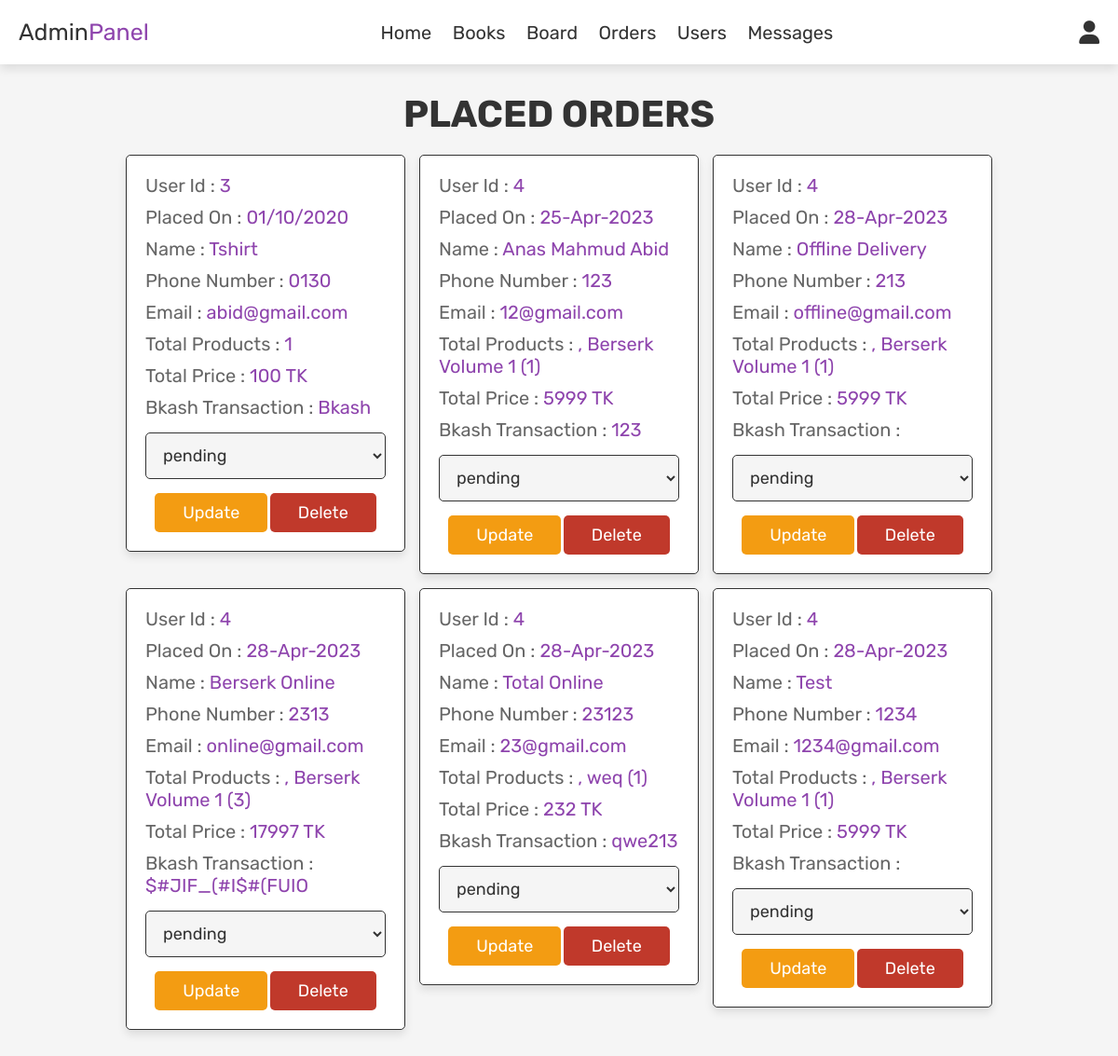
Screenshot of /admin_orders.php (signed in) with the database file from the repository.
### tables this page shows
CREATE TABLE `orders` (
  `id` int(100) NOT NULL,
  `user_id` int(100) NOT NULL,
  `name` varchar(100) NOT NULL,
  `number` varchar(100) NOT NULL,
  `email` varchar(100) NOT NULL,
  `bkash_transaction` varchar(100) DEFAULT NULL,
  `offline_address` varchar(100) DEFAULT NULL,
  `total_products` varchar(1000) NOT NULL,
  `total_price` int(255) NOT NULL,
  `placed_on` varchar(50) NOT NULL,
  `payment_status` varchar(20) NOT NULL DEFAULT 'pending',
  `payment_method` varchar(100) NOT NULL
);

### admin_orders.php (the view, shortened to what this page needs)
<?php
include 'config.php';
?>
<!DOCTYPE html>
<html lang="en">
<head>
   <link rel="stylesheet" href="https://cdnjs.cloudflare.com/ajax/libs/font-awesome/6.0.0/css/all.min.css">
   <link rel="stylesheet" href="css/admin_style.css">
</head>
<body>
<?php include 'admin_header.php'; ?>
<section class="orders">
   <h1 class="title">placed orders</h1>
   <div class="box-container">
      <?php
      $select_orders = mysqli_query($conn, "SELECT * FROM `orders`") or die('query failed');
      if(mysqli_num_rows($select_orders) > 0){
         while($fetch_orders = mysqli_fetch_assoc($select_orders)){
      ?>
      <div class="box">
         <p> User Id : <span><?php echo $fetch_orders['user_id']; ?></span> </p>
         <p> Placed On : <span><?php echo $fetch_orders['placed_on']; ?></span> </p>
         <p> Name : <span><?php echo $fetch_orders['name']; ?></span> </p>
         <p> Phone Number : <span><?php echo $fetch_orders['number']; ?></span> </p>
         <p> Email : <span><?php echo $fetch_orders['email']; ?></span> </p>
         <p> Total Products : <span><?php echo $fetch_orders['total_products']; ?></span> </p>
         <p> Total Price : <span><?php echo $fetch_orders['total_price']; ?> TK</span> </p>
         <p> Bkash Transaction : <span><?php echo $fetch_orders['bkash_transaction']; ?></span> </p>
         <form action="" method="post">
            <select name="update_payment">
               <option value="" selected disabled><?php echo $fetch_orders['payment_status']; ?></option>
            </select>
            <input type="submit" value="update" name="update_order" class="option-btn">
            <a href="admin_orders.php?delete=<?php echo $fetch_orders['id']; ?>" onclick="return confirm('delete this order?');" class="delete-btn">delete</a>
         </form>
      </div>
      <?php
         }
      }else{
         echo '<p class="empty">no orders placed yet!</p>';
      }
      ?>
   </div>
</section>
</body>
</html>

### css/admin_style.css (style rules this page uses)
:root { --purple:#8e44ad; --red:#c0392b; --orange:#f39c12; --black:#333; --white:#fff; --light-color:#666; --light-white:#ccc; --light-bg:#f5f5f5; --border:.1rem solid var(--black); --box-shadow:0 .5rem 1rem rgba(0,0,0,.1); }
* { font-family: 'Rubik', sans-serif; margin:0; padding:0; box-sizing: border-box; outline: none; border:none; text-decoration: none; transition:all .2s linear; }
html { font-size: 62.5%; overflow-x: hidden; }
body { background-color: var(--light-bg); }
section { padding:3rem 2rem; }
.title { text-align: center; margin-bottom: 2rem; text-transform: uppercase; color:var(--black); font-size: 4rem; }
.btn, .option-btn, .delete-btn, .white-btn { display: inline-block; margin-top: 1rem; padding:1rem 3rem; cursor: pointer; color:var(--white); font-size: 1.8rem; border-radius: .5rem; text-transform: capitalize; }
.option-btn { background-color: var(--orange); }
.delete-btn { background-color: var(--red); }
.orders .box-container { display: grid; grid-template-columns: repeat(auto-fit, 30rem); justify-content: center; gap:1.5rem; max-width: 1200px; margin:0 auto; align-items: flex-start; }
.orders .box-container .box { background-color: var(--white); padding:2rem; border:var(--border); box-shadow: var(--box-shadow); border-radius: .5rem; }
.orders .box-container .box p { padding-bottom: 1rem; font-size: 2rem; color:var(--light-color); }
.orders .box-container .box p span { color:var(--purple); }
.orders .box-container .box form { text-align: center; }
.orders .box-container .box form select { border-radius: .5rem; margin:.5rem 0; width: 100%; background-color: var(--light-bg); border:var(--border); padding:1.2rem 1.4rem; font-size: 1.8rem; color:var(--black); }

### rows the page displays
orders: user "3", placed_on "01/10/2020", name "Tshirt", number "0130", email "abid@gmail.com", total_products "1", total_price "100", bkash_transaction "Bkash", update_payment "pending"
orders: user "4", placed_on "25-Apr-2023", name "Anas Mahmud Abid", number "123", email "12@gmail.com", total_products ", Berserk Volume 1 (1)", total_price "5999", bkash_transaction "123", update_payment "pending"
orders: user "4", placed_on "28-Apr-2023", name "Offline Delivery", number "213", email "offline@gmail.com", total_products ", Berserk Volume 1 (1)", total_price "5999", update_payment "pending"
orders: user "4", placed_on "28-Apr-2023", name "Berserk Online", number "2313", email "online@gmail.com", total_products ", Berserk Volume 1 (3)", total_price "17997", bkash_transaction "$#JIF_(#I$#(FUIO", update_payment "pending"
orders: user "4", placed_on "28-Apr-2023", name "Total Online", number "23123", email "23@gmail.com", total_products ", weq (1)", total_price "232", bkash_transaction "qwe213", update_payment "pending"
orders: user "4", placed_on "28-Apr-2023", name "Test", number "1234", email "1234@gmail.com", total_products ", Berserk Volume 1 (1)", total_price "5999", update_payment "pending"
